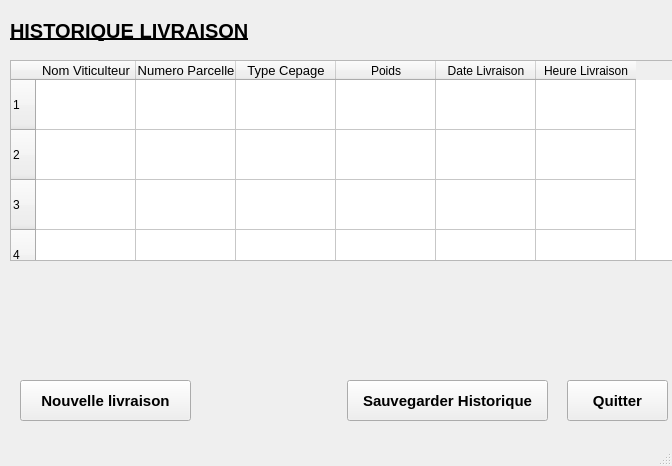
<?xml version="1.0" encoding="UTF-8"?>
<ui version="4.0">
 <class>MainWindow</class>
 <widget class="QMainWindow" name="MainWindow">
  <property name="geometry">
   <rect>
    <x>0</x>
    <y>0</y>
    <width>672</width>
    <height>466</height>
   </rect>
  </property>
  <property name="windowTitle">
   <string>MainWindow</string>
  </property>
  <widget class="QWidget" name="centralwidget">
   <widget class="QTableWidget" name="tableWidgetEntrees">
    <property name="geometry">
     <rect>
      <x>10</x>
      <y>60</y>
      <width>750</width>
      <height>201</height>
     </rect>
    </property>
    <property name="minimumSize">
     <size>
      <width>750</width>
      <height>201</height>
     </size>
    </property>
    <property name="maximumSize">
     <size>
      <width>16777215</width>
      <height>150</height>
     </size>
    </property>
    <property name="baseSize">
     <size>
      <width>0</width>
      <height>0</height>
     </size>
    </property>
    <property name="sizeAdjustPolicy">
     <enum>QAbstractScrollArea::AdjustToContents</enum>
    </property>
    <property name="autoScrollMargin">
     <number>20</number>
    </property>
    <property name="iconSize">
     <size>
      <width>50</width>
      <height>13</height>
     </size>
    </property>
    <property name="rowCount">
     <number>200</number>
    </property>
    <attribute name="horizontalHeaderCascadingSectionResizes">
     <bool>true</bool>
    </attribute>
    <attribute name="horizontalHeaderDefaultSectionSize">
     <number>100</number>
    </attribute>
    <attribute name="horizontalHeaderMinimumSectionSize">
     <number>75</number>
    </attribute>
    <attribute name="horizontalHeaderShowSortIndicator" stdset="0">
     <bool>true</bool>
    </attribute>
    <attribute name="horizontalHeaderStretchLastSection">
     <bool>false</bool>
    </attribute>
    <attribute name="verticalHeaderCascadingSectionResizes">
     <bool>true</bool>
    </attribute>
    <attribute name="verticalHeaderDefaultSectionSize">
     <number>50</number>
    </attribute>
    <attribute name="verticalHeaderMinimumSectionSize">
     <number>50</number>
    </attribute>
    <attribute name="verticalHeaderShowSortIndicator" stdset="0">
     <bool>true</bool>
    </attribute>
    <attribute name="verticalHeaderStretchLastSection">
     <bool>true</bool>
    </attribute>
    <row/>
    <row/>
    <row/>
    <row/>
    <row/>
    <row/>
    <row/>
    <row/>
    <row/>
    <row/>
    <row/>
    <row/>
    <row/>
    <row/>
    <row/>
    <row/>
    <row/>
    <row/>
    <row/>
    <row/>
    <row/>
    <row/>
    <row/>
    <row/>
    <row/>
    <row/>
    <row/>
    <row/>
    <row/>
    <row/>
    <row/>
    <row/>
    <row/>
    <row/>
    <row/>
    <row/>
    <row/>
    <row/>
    <row/>
    <row/>
    <row/>
    <row/>
    <row/>
    <row/>
    <row/>
    <row/>
    <row/>
    <row/>
    <row/>
    <row/>
    <row/>
    <row/>
    <row/>
    <row/>
    <row/>
    <row/>
    <row/>
    <row/>
    <row/>
    <row/>
    <row/>
    <row/>
    <row/>
    <row/>
    <row/>
    <row/>
    <row/>
    <row/>
    <row/>
    <row/>
    <row/>
    <row/>
    <row/>
    <row/>
    <row/>
    <row/>
    <row/>
    <row/>
    <row/>
    <row/>
    <row/>
    <row/>
    <row/>
    <row/>
    <row/>
    <row/>
    <row/>
    <row/>
    <row/>
    <row/>
    <row/>
    <row/>
    <row/>
    <row/>
    <row/>
    <row/>
    <row/>
    <row/>
    <row/>
    <row/>
    <row/>
    <row/>
    <row/>
    <row/>
    <row/>
    <row/>
    <row/>
    <row/>
    <row/>
    <row/>
    <row/>
    <row/>
    <row/>
    <row/>
    <row/>
    <row/>
    <row/>
    <row/>
    <row/>
    <row/>
    <row/>
    <row/>
    <row/>
    <row/>
    <row/>
    <row/>
    <row/>
    <row/>
    <row/>
    <row/>
    <row/>
    <row/>
    <row/>
    <row/>
    <row/>
    <row/>
    <row/>
    <row/>
    <row/>
    <row/>
    <row/>
    <row/>
    <row/>
    <row/>
    <row/>
    <row/>
    <row/>
    <row/>
    <row/>
    <row/>
    <row/>
    <row/>
    <row/>
    <row/>
    <row/>
    <row/>
    <row/>
    <row/>
    <row/>
    <row/>
    <row/>
    <row/>
    <row/>
    <row/>
    <row/>
    <row/>
    <row/>
    <row/>
    <row/>
    <row/>
    <row/>
    <row/>
    <row/>
    <row/>
    <row/>
    <row/>
    <row/>
    <row/>
    <row/>
    <row/>
    <row/>
    <row/>
    <row/>
    <row/>
    <row/>
    <row/>
    <row/>
    <row/>
    <row/>
    <row/>
    <row/>
    <row/>
    <row/>
    <row/>
    <row/>
    <row/>
    <row/>
    <row/>
    <row/>
    <row/>
    <column>
     <property name="text">
      <string>Nom Viticulteur</string>
     </property>
     <property name="font">
      <font>
       <pointsize>10</pointsize>
      </font>
     </property>
     <property name="background">
      <color>
       <red>170</red>
       <green>190</green>
       <blue>200</blue>
      </color>
     </property>
    </column>
    <column>
     <property name="text">
      <string>Numero Parcelle</string>
     </property>
     <property name="font">
      <font>
       <pointsize>10</pointsize>
      </font>
     </property>
     <property name="background">
      <color>
       <red>170</red>
       <green>190</green>
       <blue>200</blue>
      </color>
     </property>
    </column>
    <column>
     <property name="text">
      <string>Type Cepage</string>
     </property>
     <property name="font">
      <font>
       <pointsize>10</pointsize>
      </font>
     </property>
     <property name="background">
      <color>
       <red>170</red>
       <green>190</green>
       <blue>200</blue>
      </color>
     </property>
    </column>
    <column>
     <property name="text">
      <string>Poids</string>
     </property>
     <property name="background">
      <color>
       <red>170</red>
       <green>190</green>
       <blue>200</blue>
      </color>
     </property>
    </column>
    <column>
     <property name="text">
      <string>Date Livraison</string>
     </property>
     <property name="background">
      <color>
       <red>170</red>
       <green>190</green>
       <blue>200</blue>
      </color>
     </property>
    </column>
    <column>
     <property name="text">
      <string>Heure Livraison</string>
     </property>
     <property name="background">
      <color>
       <red>170</red>
       <green>190</green>
       <blue>200</blue>
      </color>
     </property>
    </column>
    <item row="0" column="0">
     <property name="text">
      <string/>
     </property>
     <property name="font">
      <font>
       <pointsize>10</pointsize>
      </font>
     </property>
    </item>
    <item row="0" column="1">
     <property name="text">
      <string/>
     </property>
     <property name="font">
      <font>
       <pointsize>10</pointsize>
      </font>
     </property>
    </item>
    <item row="0" column="2">
     <property name="text">
      <string/>
     </property>
     <property name="font">
      <font>
       <pointsize>10</pointsize>
      </font>
     </property>
    </item>
   </widget>
   <widget class="QPushButton" name="btnQuitter">
    <property name="geometry">
     <rect>
      <x>567</x>
      <y>380</y>
      <width>101</width>
      <height>41</height>
     </rect>
    </property>
    <property name="font">
     <font>
      <pointsize>11</pointsize>
      <weight>75</weight>
      <bold>true</bold>
     </font>
    </property>
    <property name="text">
     <string>Quitter</string>
    </property>
   </widget>
   <widget class="QPushButton" name="btnLivraison">
    <property name="geometry">
     <rect>
      <x>20</x>
      <y>380</y>
      <width>171</width>
      <height>41</height>
     </rect>
    </property>
    <property name="font">
     <font>
      <pointsize>11</pointsize>
      <weight>75</weight>
      <bold>true</bold>
     </font>
    </property>
    <property name="text">
     <string>Nouvelle livraison</string>
    </property>
   </widget>
   <widget class="QLabel" name="labelVueDetail">
    <property name="geometry">
     <rect>
      <x>10</x>
      <y>20</y>
      <width>291</width>
      <height>21</height>
     </rect>
    </property>
    <property name="font">
     <font>
      <pointsize>15</pointsize>
      <weight>75</weight>
      <bold>true</bold>
      <underline>true</underline>
     </font>
    </property>
    <property name="text">
     <string>HISTORIQUE LIVRAISON</string>
    </property>
   </widget>
   <widget class="QPushButton" name="btnSauverHistorique">
    <property name="geometry">
     <rect>
      <x>347</x>
      <y>380</y>
      <width>201</width>
      <height>41</height>
     </rect>
    </property>
    <property name="font">
     <font>
      <pointsize>11</pointsize>
      <weight>75</weight>
      <bold>true</bold>
     </font>
    </property>
    <property name="text">
     <string>Sauvegarder Historique</string>
    </property>
   </widget>
  </widget>
  <widget class="QMenuBar" name="menubar">
   <property name="geometry">
    <rect>
     <x>0</x>
     <y>0</y>
     <width>672</width>
     <height>21</height>
    </rect>
   </property>
  </widget>
  <widget class="QStatusBar" name="statusbar"/>
 </widget>
 <resources/>
 <connections/>
</ui>
